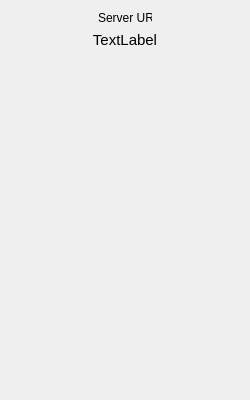
<?xml version="1.0" encoding="UTF-8"?>
<ui version="4.0">
    <class>MainWindow</class>
    <widget class="QMainWindow" name="MainWindow">
        <property name="geometry">
            <rect>
                <x>0</x>
                <y>0</y>
                <width>250</width>
                <height>400</height>
            </rect>
        </property>
        <property name="sizePolicy">
            <sizepolicy hsizetype="Fixed" vsizetype="Fixed">
                <horstretch>0</horstretch>
                <verstretch>0</verstretch>
            </sizepolicy>
        </property>
        <property name="minimumSize">
            <size>
                <width>245</width>
                <height>400</height>
            </size>
        </property>
        <property name="maximumSize">
            <size>
                <width>250</width>
                <height>400</height>
            </size>
        </property>
        <property name="windowTitle">
            <string>RemoteTV</string>
        </property>
        <property name="autoFillBackground">
            <bool>false</bool>
        </property>
        <property name="locale">
            <locale language="English" country="UnitedStates"/>
        </property>
        <widget class="QWidget" name="centralwidget">
            <widget class="QLabel" name="server_url">
                <property name="geometry">
                    <rect>
                        <x>0</x>
                        <y>30</y>
                        <width>250</width>
                        <height>20</height>
                    </rect>
                </property>
                <property name="font">
                    <font>
                        <pointsize>11</pointsize>
                    </font>
                </property>
                <property name="text">
                    <string>TextLabel</string>
                </property>
                <property name="alignment">
                    <set>Qt::AlignCenter</set>
                </property>
            </widget>
            <widget class="QWidget" name="widget_server_status" native="true">
                <property name="geometry">
                    <rect>
                        <x>105</x>
                        <y>65</y>
                        <width>40</width>
                        <height>40</height>
                    </rect>
                </property>
            </widget>
            <widget class="QLabel" name="label_server_url">
                <property name="geometry">
                    <rect>
                        <x>98</x>
                        <y>10</y>
                        <width>54</width>
                        <height>16</height>
                    </rect>
                </property>
                <property name="text">
                    <string>Server URL</string>
                </property>
            </widget>
        </widget>
    </widget>
    <resources/>
    <connections/>
</ui>
